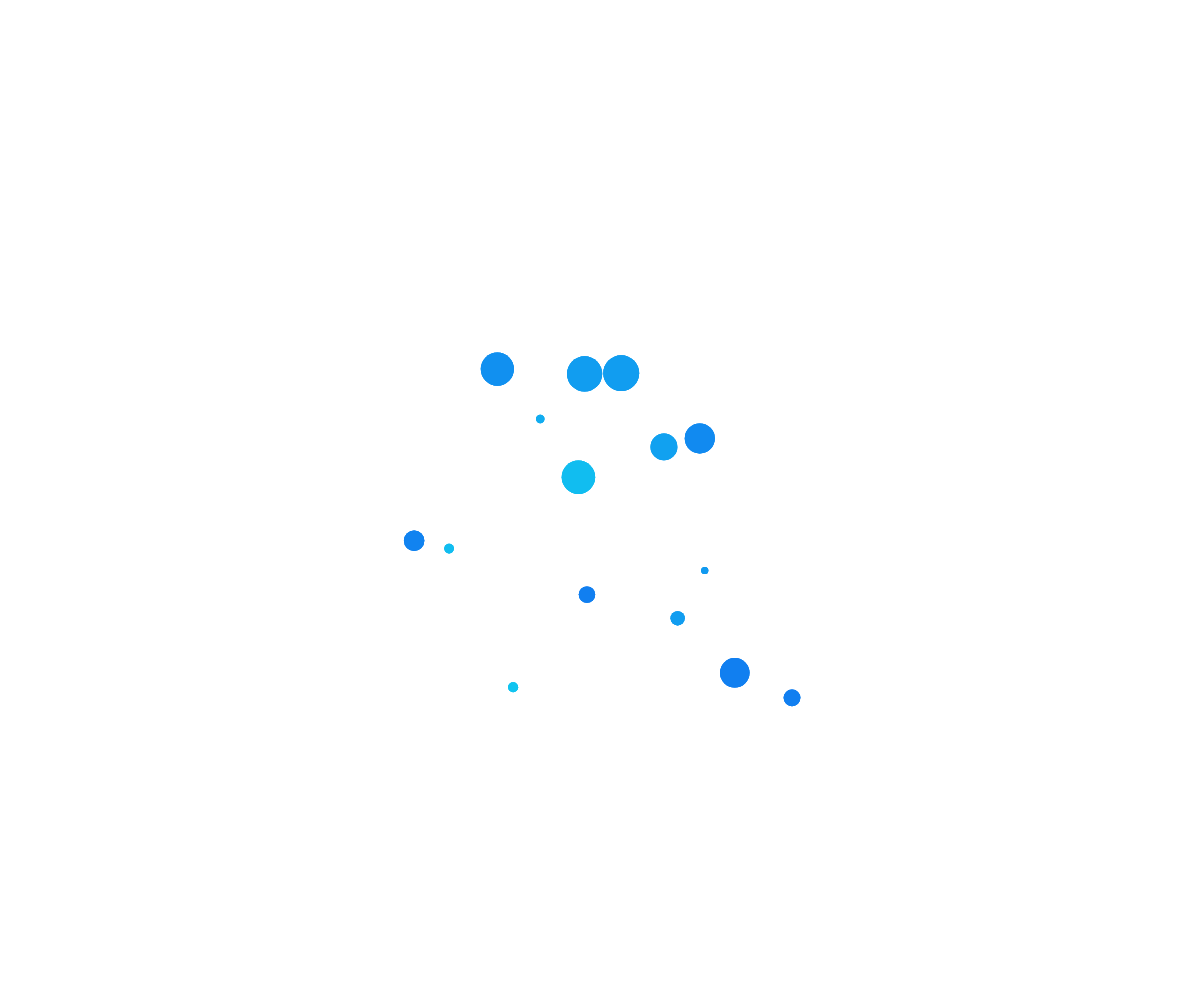
Frame 1 (no input)
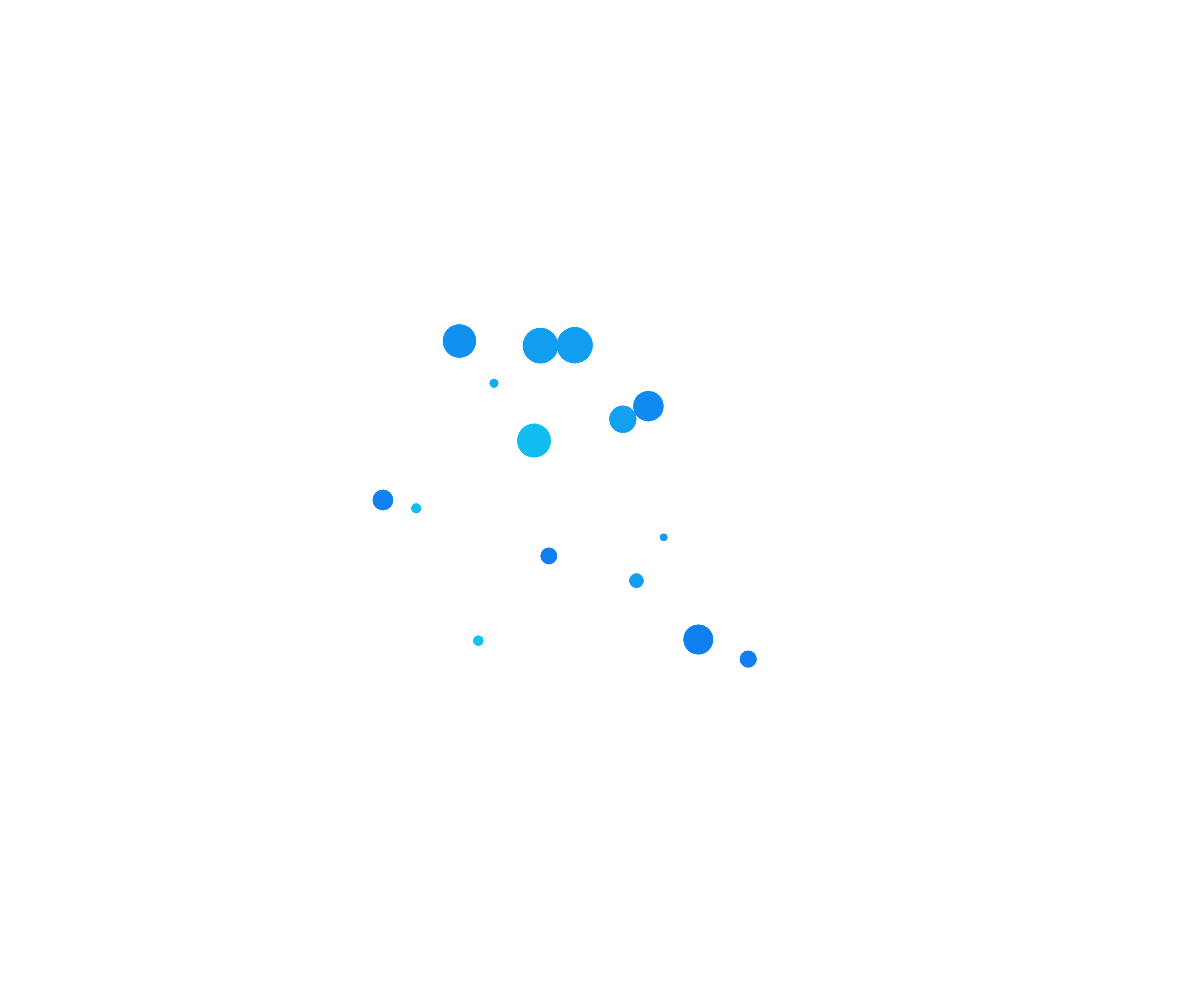
Frame 60 (no input)
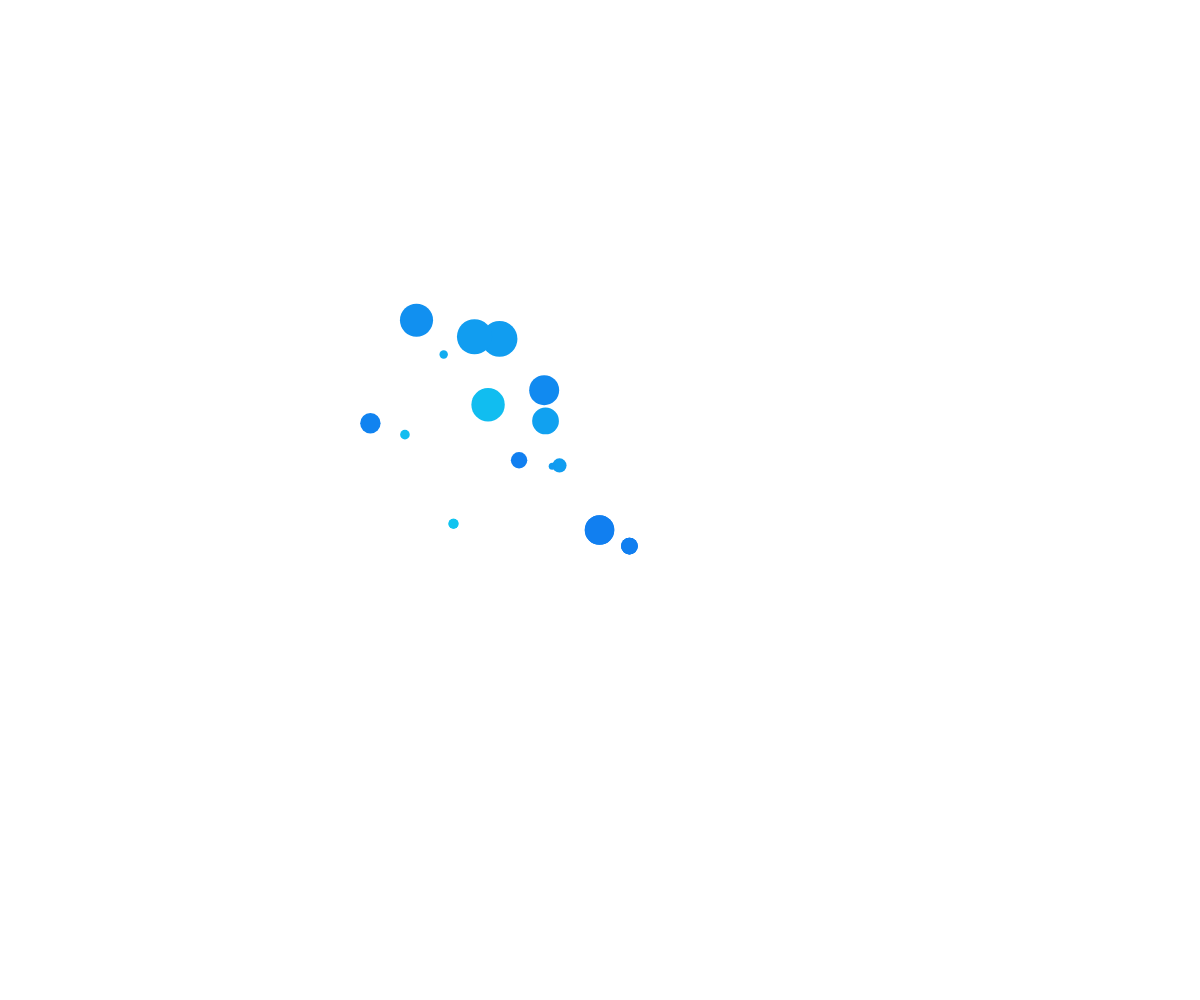
Frame 120 (the mouse pressed at the canvas centre since frame 60)

The p5.js sketch that drew these frames (run headless with seeded random() and noise() and a simulated clock; from frame 60 on, the mouse is pressed at the canvas centre):

// p5.js sketch
// ── sketch.js
var planet = [];
var xoff, yoff = 0.0;

function setup() {
  createCanvas(windowWidth,windowHeight);
  for (var i=0; i<15; i++) {
    planet.push(new Create());
  }
  noStroke();
}

function draw() {
  background(255);
  for (var i=0; i<planet.length; i++) {
    planet[i].move();
    planet[i].display();
  }
}

function Create() {
  this.diameter = random(5, 40);
  this.col = random(122,197);
  this.pos = createVector(random(width/2-200,width/2+200), random(height/2-200,height/2+200));
  this.vel = createVector(0,0);
  var nx = noise(xoff)*width;
  var ny = noise(yoff)*width;
  // norm(this, lowerBound, upperBound)

  this.move = function() {
    var mouse = createVector(mouseX,mouseY);
    this.acc = p5.Vector.sub(mouse,this.pos);
    this.acc.setMag(random(0.009,0.05));
    this.vel.add(this.acc);
    this.pos.add(this.vel);
  };

  this.display = function() {
    fill(17,this.col,240);
    ellipse(this.pos.x, this.pos.y, this.diameter, this.diameter);
    this.pos.x = constrain(this.pos.x,0-this.diameter,width+this.diameter)
    this.pos.y = constrain(this.pos.y,0-this.diameter,height+this.diameter)
    
    if (this.pos.x>pmouseX){
      ellipse(this.pos.x, this.pos.y, this.diameter, this.diameter);
    }
    if (this.pos.y>pmouseY){
      ellipse(this.pos.x, this.pos.y, this.diameter, this.diameter);
    }
  };
}
